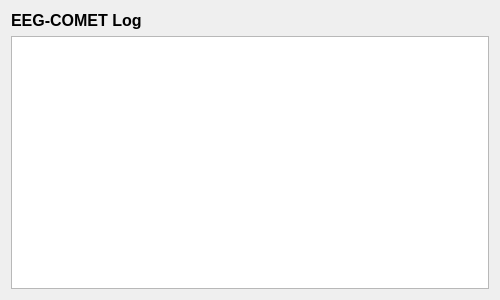
<?xml version="1.0" encoding="UTF-8"?>
<ui version="4.0">
 <class>Form</class>
 <widget class="QWidget" name="Form">
  <property name="geometry">
   <rect>
    <x>0</x>
    <y>0</y>
    <width>500</width>
    <height>300</height>
   </rect>
  </property>
  <property name="windowTitle">
   <string>Form</string>
  </property>
  <layout class="QGridLayout" name="gridLayout">
   <item row="0" column="0">
    <layout class="QVBoxLayout" name="verticalLayout">
     <item>
      <widget class="QLabel" name="label">
       <property name="font">
        <font>
         <pointsize>12</pointsize>
         <weight>75</weight>
         <bold>true</bold>
        </font>
       </property>
       <property name="text">
        <string>EEG-COMET Log</string>
       </property>
      </widget>
     </item>
     <item>
      <widget class="QTextEdit" name="textArea">
       <property name="font">
        <font>
         <family>Calibri</family>
         <pointsize>10</pointsize>
         <italic>false</italic>
        </font>
       </property>
       <property name="readOnly">
        <bool>true</bool>
       </property>
      </widget>
     </item>
    </layout>
   </item>
  </layout>
 </widget>
 <resources/>
 <connections/>
</ui>
